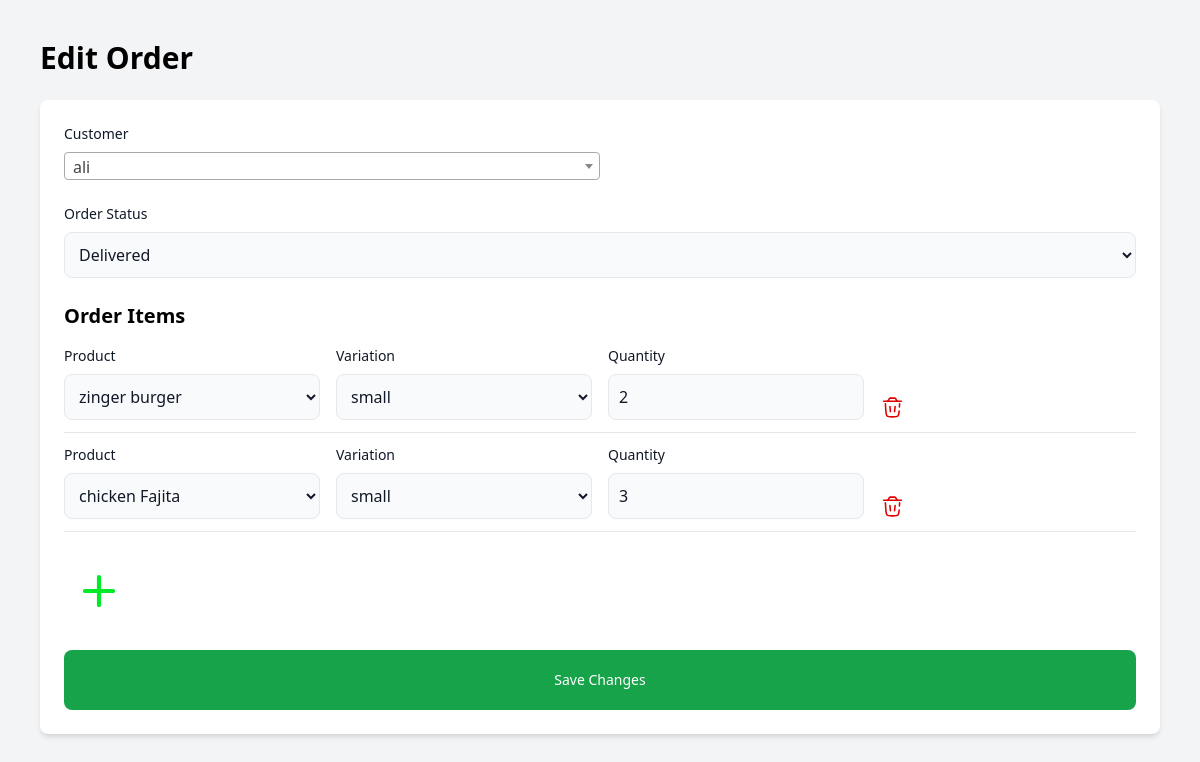
The page /edit-order/18/ (signed in) on the database its author committed.
### food/models.py (models this page shows, shortened)
class Order(models.Model):
    ORDER_TYPE_CHOICES = [
        ('Delivery', 'Delivery'),
        ('Dine-in', 'Dine-in'),
    ]
    customer = models.ForeignKey(Customer, on_delete=models.CASCADE, related_name='customer')
    order_date = models.DateTimeField(auto_now_add=True)
    status = models.CharField(max_length=20, choices=[
        ('pending', 'Pending'),
        ('inprogress', 'In Progress'),
        ('delivered', 'Delivered'),
        ('completed', 'Completed'),
        ('canceled', 'Canceled'),
    ], default='In Progress')
    order_type = models.CharField(max_length=10, choices=ORDER_TYPE_CHOICES, default='Delivery')  # New field

class OrderItem(models.Model):
    order = models.ForeignKey(Order, on_delete=models.CASCADE,  related_name='items')
    product_variation = models.ForeignKey(ProductVariation, on_delete=models.CASCADE)
    quantity = models.PositiveIntegerField(default=1)

class Product(models.Model):
    name = models.CharField(max_length=100)
    description = models.TextField()
    category = models.ForeignKey(Category, on_delete=models.CASCADE)
    image = models.ImageField(upload_to=get_image_filename, blank=True, null=True)
    is_available = models.BooleanField(default=True)

class ProductVariation(models.Model):
    product = models.ForeignKey(Product, on_delete=models.CASCADE, related_name='variations')
    size = models.CharField(max_length=100, )
    price = models.DecimalField(max_digits=6, decimal_places=2)

### food/views.py (the view, shortened to what this page needs)
# urls.py: path('edit-order/<int:id>/',  views.edit_order, name='edit_order'),
@login_required(login_url='login_user')
def edit_order(request, id):
    order_id = id
    order = get_object_or_404(Order, id=order_id)
    products = Product.objects.all()
    customers = Customer.objects.all()
    order_items = order.items.all()  # Fetch related order items
    return render(request, 'orders/edit_order.html', {
        'order': order,
        'customers': customers,
        'products': products,
        'order_items': order_items,
    })

### food/templates/orders/edit_order.html (shortened to what this page needs)
{% extends "layout.html" %}
{% block layout %}
{% load static %}
<body class="bg-gray-100 p-10">
    <h1 class="text-3xl font-bold mb-6">Edit Order</h1>
    <form method="POST" class="bg-white p-6 rounded-lg shadow-md">
        <div class="mb-6">
            <label class="block mb-2 text-sm font-medium text-gray-900">Customer</label>
        </div>
        <div class="mb-6">
            <label class="block mb-2 text-sm font-medium text-gray-900">Order Status</label>
            <select name="status" class="bg-gray-50 border text-gray-900 rounded-lg block w-full p-2.5" required>
                <option class="text-green-600" value="Delivered" {% if order.status == "Delivered" %}selected{% endif %}>Delivered</option>
            </select>
        </div>
        <h2 class="text-xl font-semibold mb-4">Order Items</h2>
        <div id="order-items" class="grid gap-3 mb-6">
            {% for item in order_items %}
                <div class="item grid grid-cols-4 gap-4 items-end">
                    <div>
                        <label class="block mb-2 text-sm font-medium text-gray-900">Product</label>
                        <select name="product[]" class="bg-gray-50 border text-gray-900 rounded-lg block w-full p-2.5" required onchange="loadVariations(this)">
                            {% for product in products %}
                                <option value="{{ product.id }}" {% if product.id == item.product_variation.product_id %}selected{% endif %}>
                                    {{ product.name }}
                                </option>
                            {% endfor %}
                        </select>
                    </div>
                    <div>
                        <label class="block mb-2 text-sm font-medium text-gray-900">Variation</label>
                        <select name="variation[]" class="bg-gray-50 border text-gray-900 rounded-lg block w-full p-2.5" required>
                            {% for variation in item.product_variation.product.variations.all %}
                                <option value="{{ variation.id }}" {% if variation.id == item.product_variation_id %}selected{% endif %}>
                                    {{ variation.size }}
                                </option>
                            {% endfor %}
                        </select>
                    </div>
                    <div>
                        <label class="block mb-2 text-sm font-medium text-gray-900">Quantity</label>
                        <input type="number" name="quantity[]" value="{{ item.quantity }}" class="bg-gray-50 border text-gray-900 rounded-lg block w-full p-2.5" required />
                    </div>
                    <img
                    onclick="removeItem(this)"
                    class="cursor-pointer hover:scale-125"
                    width="25px" src="{% static 'svgs/trashicon.svg' %}">
                </div>
                <hr>
            {% endfor %}
        </div>
        <img class="cursor-pointer hover:scale-125"
        onclick="addItem()"
        width="70px" src="{% static 'svgs/plus_icon.svg' %}" alt="">
        <br>
        <button type="submit" class="px-4 py-5 w-full text-sm font-medium text-white bg-green-600 rounded-lg">Save Changes</button>
    </form>
</body>
{% endblock %}

### static/css/main.css (style rules this page uses)
body { margin: 0; }

### rows shown on the page
Order: status "Delivered"
OrderItem: product_variation.name "zinger burger", product_variation.size "small", quantity "2"
OrderItem: product_variation.name "chicken Fajita", product_variation.size "small", quantity "3"
